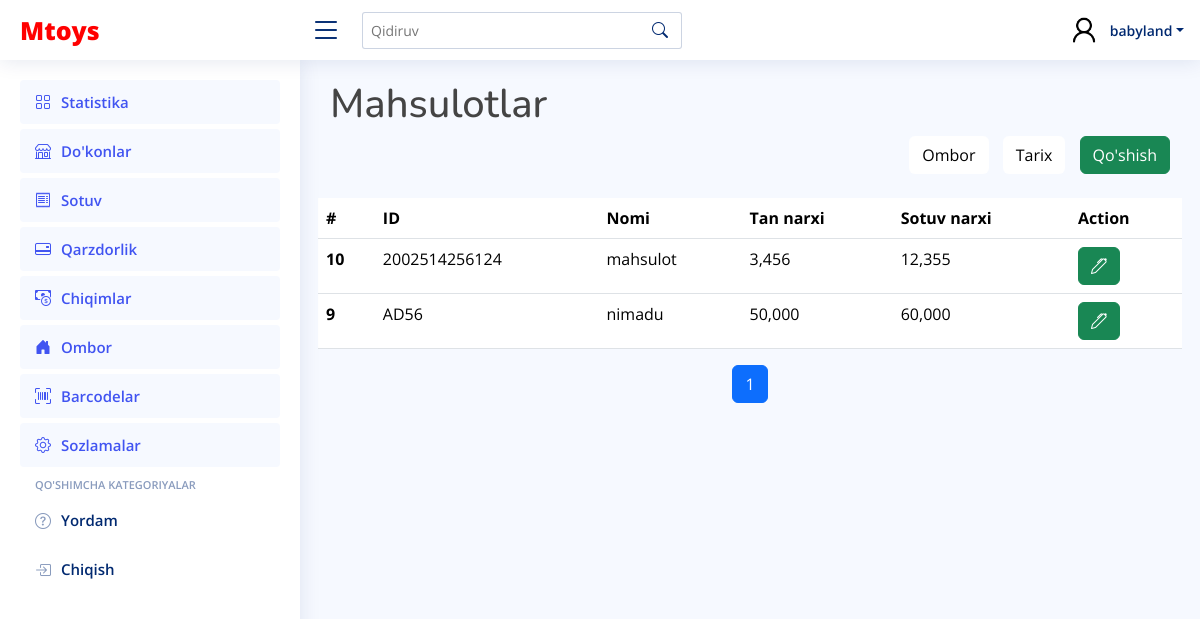
/storage/products/ (signed in), run on an earlier commit of the app's database.
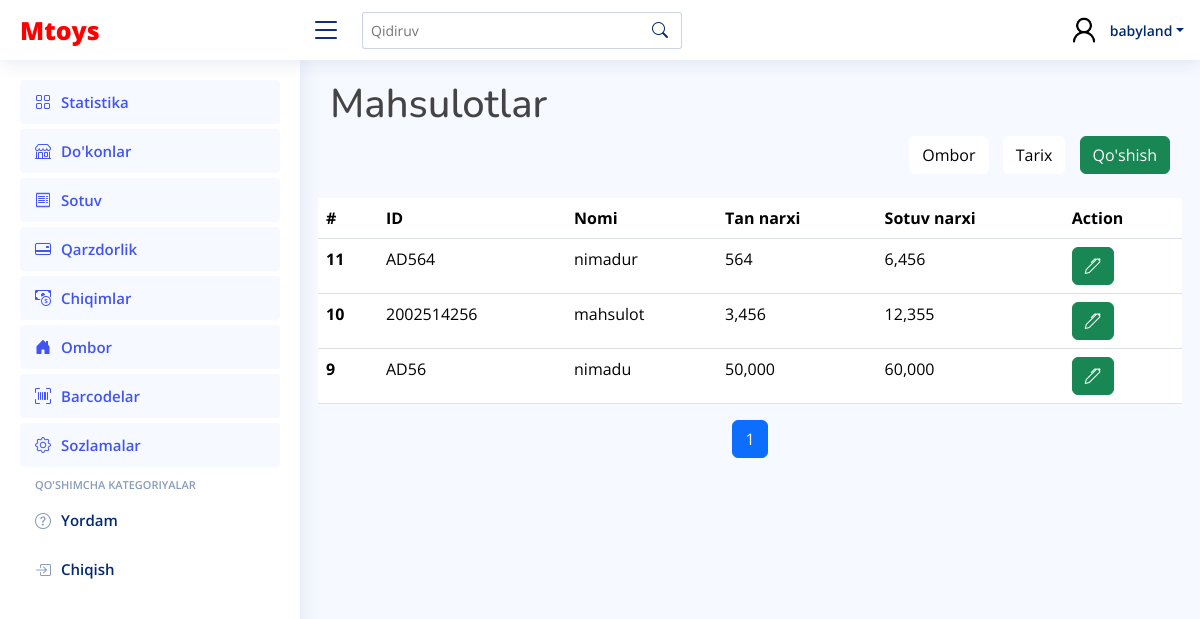
And on a later commit of the database.
### main_app/models.py (models this page shows, shortened)
class Product(models.Model):
    name = models.CharField(max_length=250)
    base_price = models.PositiveIntegerField(default=0)
    sale_price = models.PositiveIntegerField(default=0)
    amount = models.PositiveIntegerField(default=0)
    qr_code_id = models.CharField(max_length=250)

### main_app/views.py (the view, shortened to what this page needs)
# urls.py: path("storage/products/", ProductsView.as_view(), name="products"),
@method_decorator(login_required, name='dispatch')
class ProductsView(ListView):
    template_name = "storage/products.html"
    model = Product
    context_object_name = 'products'
    paginate_by = 10
    def get_context_data(self, **kwargs):
        context = super().get_context_data(**kwargs)
        products = Product.objects.all().order_by("-id")
        paginator_products = Paginator(products, self.paginate_by)
        page_number_products = self.request.GET.get('page_products')
        page_obj_products = paginator_products.get_page(page_number_products)
        context["page_obj_products"] = page_obj_products
        return context

### templates/storage/products.html (shortened to what this page needs)
{% extends 'wrapper.html' %}
{% load humanize %}
{% block content %}
<h1>Mahsulotlar</h1>
  <div class="d-flex justify-content-end align-items-center">
    <div>
      <form method="POST">
        <a type="button" class="btn product_a" href="{% url 'main_app:storage' %}">Ombor</a>
        <a type="button" class="btn product_a" href="{% url 'main_app:storage_history' %}">Tarix</a>
        <button type="button" class="btn btn-success" data-bs-toggle="modal" data-bs-target="#exampleModal">Qo'shish</button>
      </form>
    </div>
  </div>
    <div class="row mt-4" style="overflow-x: auto;">
      {% if page_obj_products %}
            <table class="table" >
              <thead>
                <tr>
                  <th scope="col">#</th>
                  <th scope="col">ID</th>
                  <th scope="col">Nomi</th>
                  <th scope="col">Tan narxi</th>
                  <th scope="col">Sotuv narxi</th>
                  <th scope="col">Action</th>
                </tr>
              </thead>
              <tbody>
                {% for i in page_obj_products %}
                <tr>
                  <th scope="row">{{ i.id }}</th>
                  <td>{{ i.qr_code_id }}</td>
                  <td>{{ i.name }}</td>
                  <td>{{ i.base_price|intcomma }}</td>
                  <td>{{ i.sale_price|intcomma }}</td>
                  <td>
                    <div>
                      <form method="POST" class="d-flex justify-content-start align-items-center gap-3">
                        <button type="button" class="btn btn-success edit-btn" data-id="{{ i.id }}" data-bs-toggle="modal"  data-bs-target="#editProduct"> <i class="bi bi-pen"></i></button>
                      </form>
                    </div>
                  </td>
                </tr>
                {% endfor %}
              </tbody>
            </table>
            {% else %}
              <div style="color: gray;font-size:20px;text-align:center">
                Ma'lumot mavjud emas!!!
              </div>
            {% endif %}
            <nav aria-label="Page navigation">
              <ul class="pagination justify-content-center">
                {% for num in page_obj_products.paginator.page_range %}
                  {% if page_obj_products.number == num %}
                    <li class="page-item active"><a class="page-link" href="?page_products={{ num }}">{{ num }}</a></li>
                  {% else %}
                    <li class="page-item"><a class="page-link" href="?page_products={{ num }}">{{ num }}</a></li>
                  {% endif %}
                {% endfor %}
              </ul>
            </nav>
    </div>
{% endblock content %}

What changed in the data, as far as the page shows it:
added Product: id "11", qr_code_id "AD564", name "nimadur", base_price "564", sale_price "6,456"
changed Product "mahsulot": qr_code_id "2002514256124" → "2002514256"
